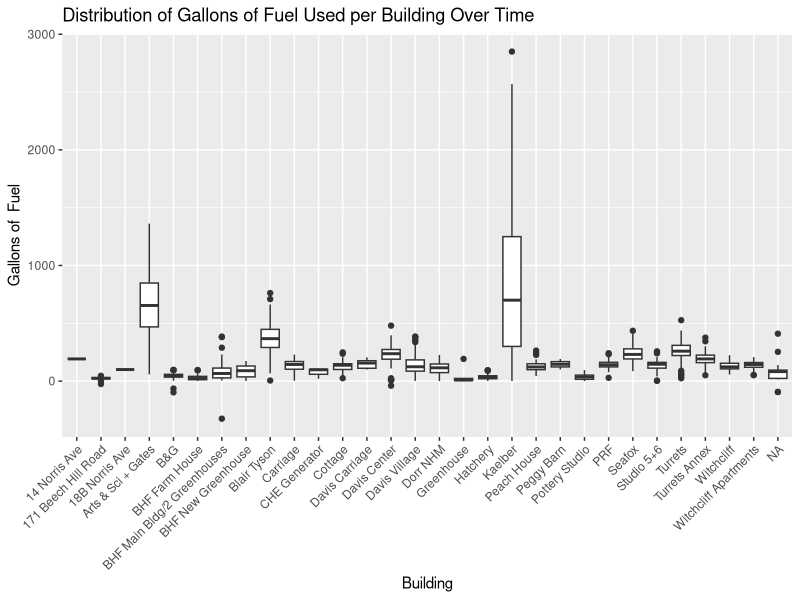
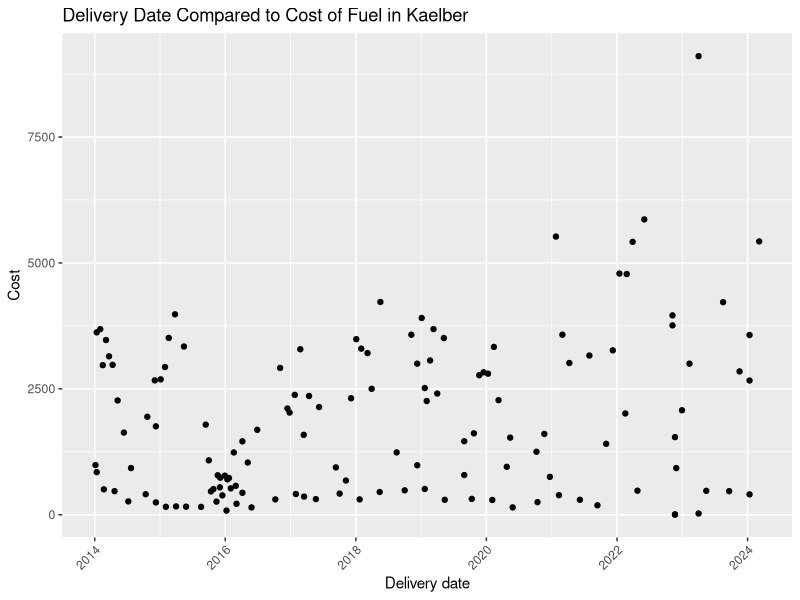
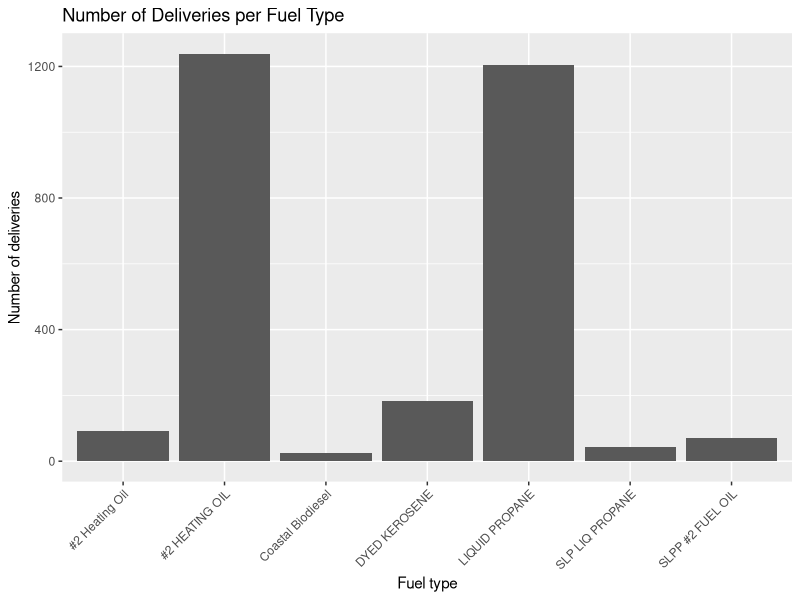

Reproduce these figures in R, in order. (Note: this script raises an error after producing the figures.)
## ---- chunk 1
library(tidyverse)
library(broom)
library(readr)
library(lubridate)
## ---- chunk 2
fuels <- read_csv("../data/Dead-River.csv",
                  col_names = c("X1", "X2", 
                                "Delivery_date", "Fuel_type",
                                "Tank_number", "Building",
                                "Gallons", "Unit_cost",
                                "Cost")) |>
  select(Delivery_date, Fuel_type, Tank_number, Building, Gallons, Unit_cost, Cost) |>
  filter(Delivery_date != "Delivery Date") |> 
  mutate(Delivery_date = mdy(Delivery_date)) |>
  mutate(Tank_number = case_when(
  Tank_number == "Tank 8" ~ "8",
  Tank_number == "Tank 3" ~ "3",
  Tank_number == "Tank 24" ~ "24",
  Tank_number == "Tank 17" ~ "17",
  TRUE ~ Tank_number
),
Tank_number = as.integer(Tank_number)) %>% 
mutate(Cost = case_when(
    Cost == "610.12 cr" ~ "-610.12",
    TRUE ~ Cost
  ),
  Cost = as.numeric(Cost)) %>% 
  mutate(Gallons = as.numeric(Gallons)) %>% 
  mutate(Unit_cost = as.numeric(Unit_cost))
## ---- chunk 3
glimpse(fuels)

## ---- chunk 4
fuels |>
ggplot(aes(x = Building, y = Gallons)) +
  geom_boxplot() +
  labs(x = "Building",
       y = "Gallons of  Fuel",
       title = "Distribution of Gallons of Fuel Used per Building Over Time") +
  scale_x_discrete(guide = guide_axis(angle = 45))

fuels |>
  filter(Building == "Kaelber") |>
  ggplot(aes(x = Delivery_date, y = Cost)) +
  geom_point() +
  scale_x_date(guide = guide_axis(angle = 45)) +
  labs(x = "Delivery date",
       y = "Cost",
       title = "Delivery Date Compared to Cost of Fuel in Kaelber")

fuels |>
ggplot(aes(x = Fuel_type)) +
  geom_bar() +
  scale_x_discrete(guide = guide_axis(angle = 45)) +
  labs(x = "Fuel type",
       y = "Number of deliveries",
       title = "Number of Deliveries per Fuel Type")

ggplot(fuels, aes(x = Delivery_date, y = Gallons)) +
  geom_point() +
  scale_x_discrete(guide = guide_axis(angle = 45)) +
  labs(x = "Delivery date",
       y = "Gallons",
       title = "Delivery Date Compared to Gallons being delivered") # this doesn't really make sense and we need to change the date problem
